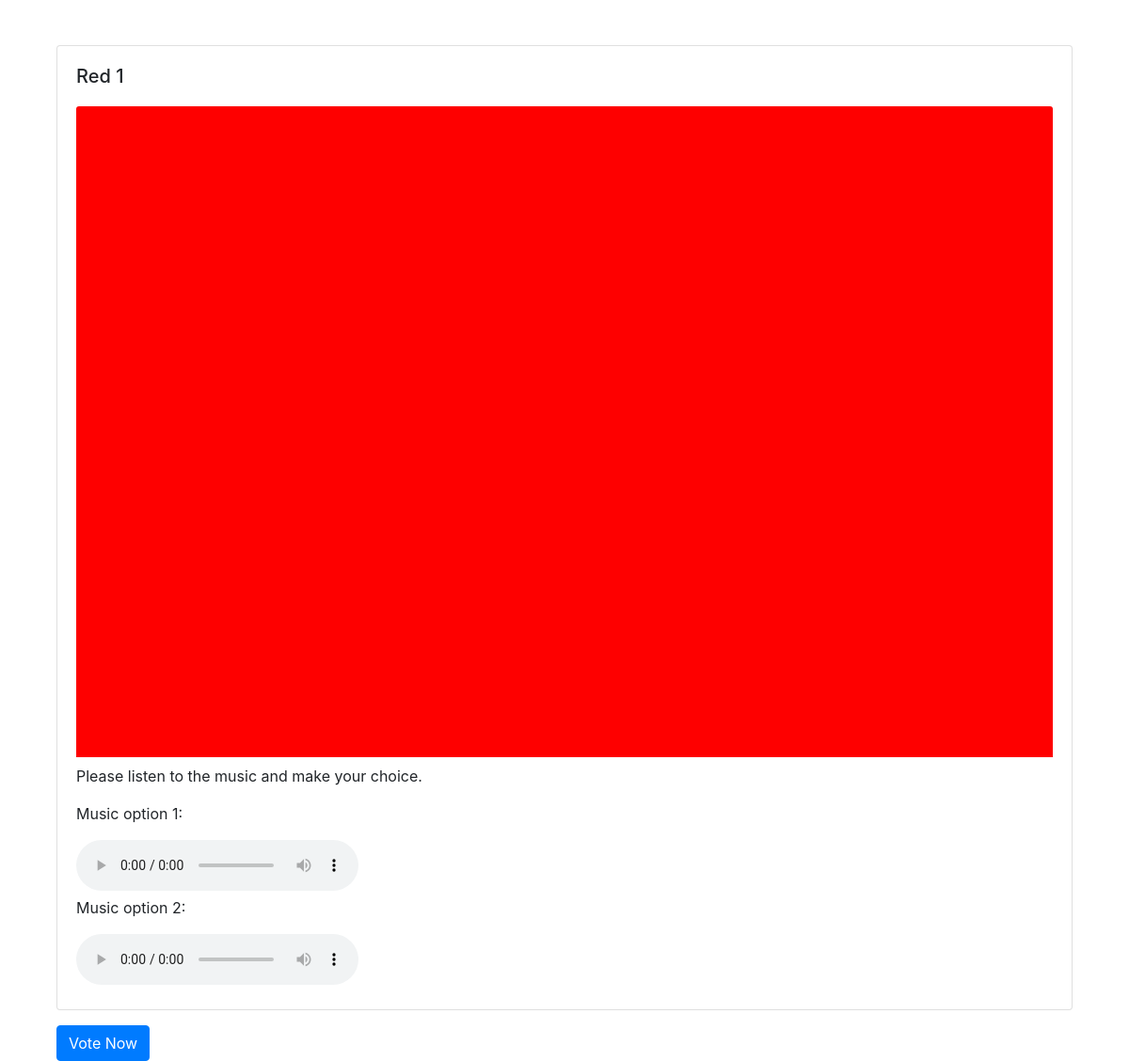
The app's page /survey/6/ with its own data.
### survey/models.py (models this page shows, shortened)
class Survey(models.Model):
    title = models.CharField(max_length=100)
    image = models.ImageField(upload_to='surveys/images/', null=True, blank=True)
    music_file_1 = models.FileField(upload_to='surveys/music/', null=True, blank=True)
    music_file_2 = models.FileField(upload_to='surveys/music/', null=True, blank=True)

### survey/views.py (the view)
# urls.py: path('<int:survey_id>/', views.survey_detail_view, name='detail'),
def survey_detail_view(request, survey_id):
    survey = get_object_or_404(Survey, pk=survey_id)
    next_survey_id = survey.id + 1
    next_survey_exists = Survey.objects.filter(id=next_survey_id).exists()
    return render(request, 'survey/detail.html', {'survey': survey, 'next_survey_exists': next_survey_exists, 'next_survey_id': next_survey_id})

### survey/templates/survey/detail.html (shortened to what this page needs)
{% extends 'survey/base.html' %}
{% block content %}
<div class="container mt-3">
    <div class="card">
        <div class="card-body">
            <h5 class="card-title">{{ survey.title }}</h5>
            {% if survey.image %}
            <img src="{{ survey.image.url }}" class="card-img-top mt-2 mb-2" alt="Survey Image">
            {% endif %}
            <p class="card-text">Please listen to the music and make your choice.</p>
            {% if survey.music_file_1 %}
            <p>Music option 1:</p>
            <audio controls src="{{ survey.music_file_1.url }}">Your browser does not support the audio element.</audio>
            {% endif %}
            {% if survey.music_file_2 %}
            <p>Music option 2:</p>
            <audio controls src="{{ survey.music_file_2.url }}">Your browser does not support the audio element.</audio>
            {% endif %}
        </div>
    </div>
    <form action="{% url 'survey:vote' survey.id %}" method="post" class="mt-3">
        <button type="submit" class="btn btn-primary">Vote Now</button>
    </form>
</div>
{% endblock %}

### survey/static/survey/css/style.css (style rules this page uses)
body { margin: 0; font: 100%/1.6 "Open Sans", "Roboto", Arial, sans-serif; background: #333; color: #fff; }
a, [type="submit"] { transition: all 0.25s ease-in; color: #333; background: transparent; border: 1px solid #333; }
.btn-primary { background-color: #333; border-color: #333; }

### records on screen
Survey: title "Red 1", image (picture)
